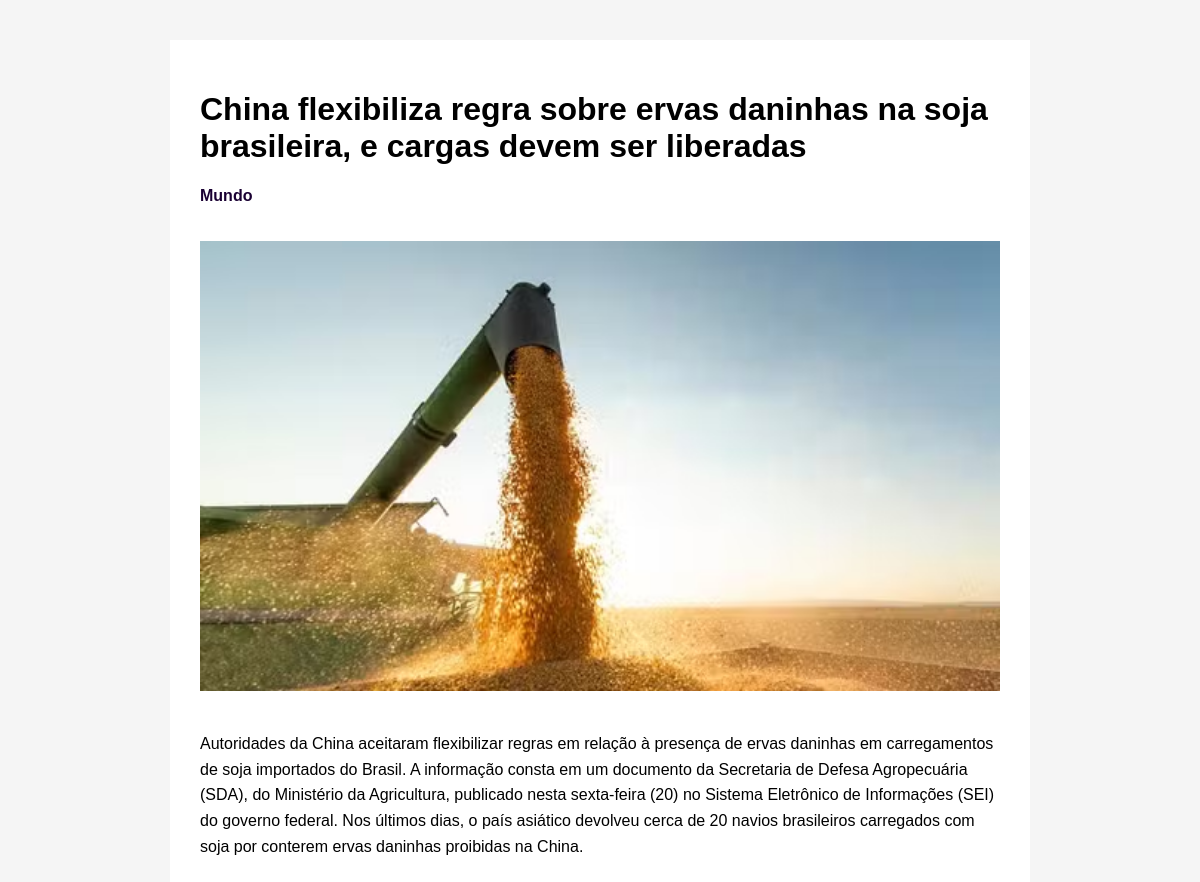
The page /noticia/2 on the database its author committed.
### app.py (models this page shows)
class Noticia(db.Model):
    id = db.Column(db.Integer, primary_key=True)
    titulo = db.Column(db.String(200))
    resumo = db.Column(db.String(300))
    conteudo = db.Column(db.Text)
    imagem = db.Column(db.String(200))
    categoria = db.Column(db.String(100))
    views = db.Column(db.Integer, default=0)

### app.py (the view)
@app.route("/noticia/<int:id>")
def noticia(id):
    noticia = Noticia.query.get(id)
    noticia.views += 1
    db.session.commit()
    return render_template("noticia.html", noticia=noticia)

### templates/noticia.html (shortened to what this page needs)
<!DOCTYPE html>
<html>
<head>
<link rel="stylesheet" href="{{ url_for('static', filename='css/style.css') }}">
</head>
<body>
<div class="pagina-noticia">
<h1>{{ noticia.titulo }}</h1>
<p class="categoria">{{ noticia.categoria }}</p>
{% if noticia.imagem %}
<img src="{{ url_for('static', filename='uploads/' + noticia.imagem) }}">
{% endif %}
<div class="conteudo">
<p>{{ noticia.conteudo }}</p>
</div>
</div>
</body>
</html>

### static/css/style.css (style rules this page uses)
body { margin:0; font-family:Arial; background:#F5F5F5; }
img { max-width: 100%; height: auto; }
.pagina-noticia { width:800px; margin:40px auto; background:white; padding:30px; }
.pagina-noticia img { width:100%; margin:20px 0; }
.categoria { color:#1A0033; font-weight:bold; }
.conteudo { line-height:1.6; }
html, body { width: 100%; overflow-x: hidden; }

### rows shown on the page
Noticia: titulo "China flexibiliza regra sobre ervas daninhas na soja brasileira, e cargas devem ser liberadas", categoria "Mundo", imagem (picture), conteudo "Autoridades da China aceitaram flexibilizar regras em relação à presença de ervas daninhas em carregamentos de soja importados do Brasil. A informação consta em um documento da Secretaria de Defesa Agropecuária (SDA), do Ministério da Agricultura, publicado nesta sexta-feira (20) no Sistema Eletrônico de Informações (SEI) do governo federal. Nos últimos dias, o país asiático devolveu cerca de 20 navios brasileiros carregados com soja por conterem ervas daninhas proibidas na China."
